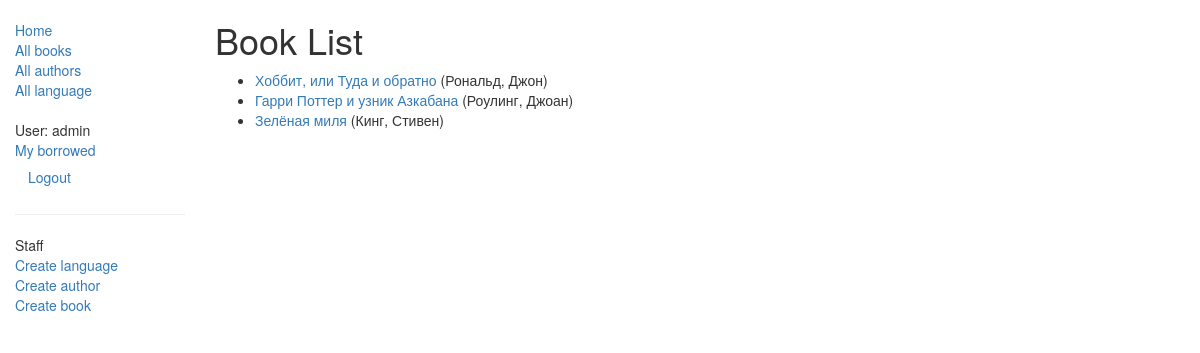
Page /catalog/books/ (signed in) on the committed database.
### catalog/models.py (models this page shows, shortened)
class Book(models.Model):
    title = models.CharField(max_length=200)
    author = models.ForeignKey('Author', on_delete=models.SET_NULL, null=True)
    summary = models.TextField(max_length=1000, help_text="Enter a brief description of the book")
    isbn = models.CharField('ISBN',max_length=13, help_text='13 Character <a href="https://www.isbn-international.org/content/what-isbn">ISBN number</a>')
    is_favorite = models.BooleanField(default=False)
    genre = models.ManyToManyField(Genre, help_text="Select a genre for this book")
    language = models.ForeignKey('Language', on_delete=models.SET_NULL, null=True)
    def get_absolute_url(self):
        return reverse('book-detail', args=[str(self.id)])
    def display_genre(self):
        """
        Creates a string for the Genre. This is required to display genre in Admin.
        """
        return ', '.join([genre.name for genre in self.genre.all()[:3]])
    display_genre.short_description = 'Genre'

class Author(models.Model):
    first_name = models.CharField(max_length=100)
    last_name = models.CharField(max_length=100)
    date_of_birth = models.DateField(null=True, blank=True)
    date_of_death = models.DateField('Died', null=True, blank=True)
    def __str__(self):
        return '%s, %s' % (self.last_name, self.first_name)

### catalog/views.py (the view)
# urls.py: path('books/', views.BookListView.as_view(), name='books'),
class BookListView(generic.ListView):
    model = Book
    paginate_by = 10
    template_name = 'catalog/book_list.html'
    def get_queryset(self):
        return Book.objects.all().order_by('-is_favorite', 'title')

### catalog/templates/catalog/book_list.html
{% extends "base_generic.html" %}
{% block content %}
    <h1>Book List</h1>
    {% if book_list %}
    <ul>
      {% for book in book_list %}
      <li>
        <a href="{{ book.get_absolute_url }}">{{ book.title }}</a> ({{book.author}})
      </li>
      {% endfor %}
    </ul>
    {% else %}
      <p>There are no books in the library.</p>
    {% endif %}
{% endblock %}

### catalog/templates/base_generic.html (shortened to what this page needs)
<!doctype html>
<html lang="en">
  <head>
    <link
      rel="stylesheet"
      href="https://maxcdn.bootstrapcdn.com/bootstrap/3.3.7/css/bootstrap.min.css" />
    {% load static %}
    <link rel="stylesheet" href="{% static 'css/styles.css' %}" />
  </head>
  <body>
    <div class="container-fluid">
      <div class="row">
        <div class="col-sm-2">
          {% block sidebar %}
            <ul class="sidebar-nav">
              <li><a href="{% url 'index' %}">Home</a></li>
              <li><a href="{% url 'books' %}">All books</a></li>
              <li><a href="{% url 'authors' %}">All authors</a></li>
              <li><a href="{% url 'languages' %}">All language</a></li>
            </ul>
             <ul class="sidebar-nav">
             {% if user.is_authenticated %}
               <li>User: {{ user.get_username }}</li>
               <li><a href="{% url 'my-borrowed' %}">My borrowed</a></li>
               <li>
                 <form id="logout-form" method="post" action="{% url 'logout' %}">
                   <button type="submit" class="btn btn-link">Logout</button>
                 </form>
               </li>
               {% else %}
               <li><a href="{% url 'login'%}?next={{request.path}}">Login</a></li>
               {% endif %}
             </ul>
            {% if user.is_staff %}
           <hr>
           <ul class="sidebar-nav">
           <li>Staff</li>
           {% if perms.catalog.add_language %}
             <li><a href="{% url 'language-create' %}">Create language</a></li>
           {% endif %}
           {% if perms.catalog.add_author %}
             <li><a href="{% url 'author_create' %}">Create author</a></li>
           {% endif %}
           {% if perms.catalog.add_book %}
             <li><a href="{% url 'book-create' %}">Create book</a></li>
           {% endif %}
           </ul>
           {% endif %}
          {% endblock %}
        </div>
        <div class="col-sm-10 ">{% block content %}{% endblock %}</div>
      </div>
    </div>
  </body>
</html>

### catalog/static/css/styles.css (style rules this page uses)
.sidebar-nav { margin-top: 20px; padding: 0; list-style: none; }

### rows in the picture
Book: title "Хоббит, или Туда и обратно", author "Рональд, Джон"
Book: title "Гарри Поттер и узник Азкабана", author "Роулинг, Джоан"
Book: title "Зелёная миля", author "Кинг, Стивен"

### other values in the picture
{{ user.get_username }} "admin"
